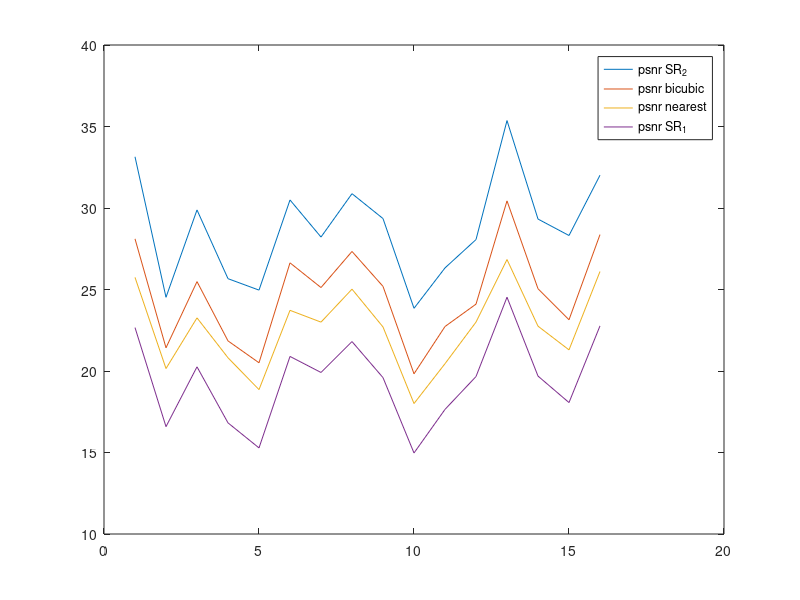

MATLAB code to generate this figure:
load('psnr_all.mat');
close;
x = 1:length(psnr_bicubic);
title('PSNR for all')
plot(x, [psnr_sr2; psnr_bicubic; psnr_nearest;psnr_sr1]);
legend('psnr SR_2', 'psnr bicubic', 'psnr nearest', 'psnr SR_1');